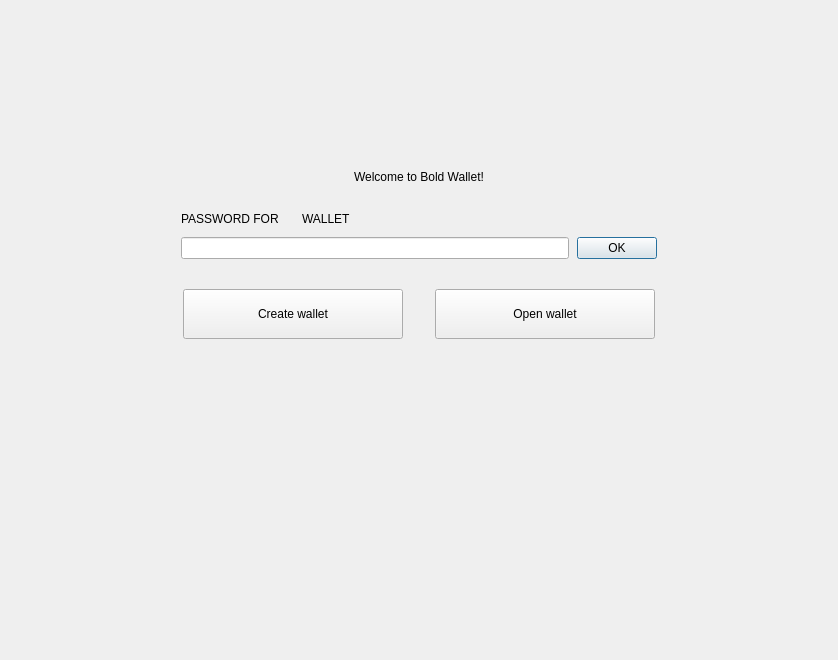
<?xml version="1.0" encoding="UTF-8"?>
<ui version="4.0">
 <class>NoWalletFrame</class>
 <widget class="QFrame" name="NoWalletFrame">
  <property name="geometry">
   <rect>
    <x>0</x>
    <y>0</y>
    <width>838</width>
    <height>660</height>
   </rect>
  </property>
  <property name="windowTitle">
   <string>Frame</string>
  </property>
  <property name="frameShape">
   <enum>QFrame::NoFrame</enum>
  </property>
  <property name="frameShadow">
   <enum>QFrame::Raised</enum>
  </property>
  <layout class="QVBoxLayout" name="verticalLayout">
   <property name="spacing">
    <number>0</number>
   </property>
   <property name="leftMargin">
    <number>0</number>
   </property>
   <property name="topMargin">
    <number>0</number>
   </property>
   <property name="rightMargin">
    <number>0</number>
   </property>
   <property name="bottomMargin">
    <number>0</number>
   </property>
   <item>
    <spacer name="verticalSpacer">
     <property name="orientation">
      <enum>Qt::Vertical</enum>
     </property>
     <property name="sizeType">
      <enum>QSizePolicy::Fixed</enum>
     </property>
     <property name="sizeHint" stdset="0">
      <size>
       <width>20</width>
       <height>170</height>
      </size>
     </property>
    </spacer>
   </item>
   <item alignment="Qt::AlignHCenter">
    <widget class="WalletGui::WalletHeaderLabel" name="m_welcomeLabel">
     <property name="text">
      <string>Welcome to Bold Wallet!</string>
     </property>
    </widget>
   </item>
   <item>
    <spacer name="verticalSpacer_4">
     <property name="orientation">
      <enum>Qt::Vertical</enum>
     </property>
     <property name="sizeType">
      <enum>QSizePolicy::Fixed</enum>
     </property>
     <property name="sizeHint" stdset="0">
      <size>
       <width>20</width>
       <height>25</height>
      </size>
     </property>
    </spacer>
   </item>
   <item alignment="Qt::AlignHCenter">
    <widget class="QFrame" name="m_passwordFrame">
     <property name="minimumSize">
      <size>
       <width>476</width>
       <height>0</height>
      </size>
     </property>
     <property name="maximumSize">
      <size>
       <width>338</width>
       <height>16777215</height>
      </size>
     </property>
     <property name="frameShape">
      <enum>QFrame::NoFrame</enum>
     </property>
     <property name="frameShadow">
      <enum>QFrame::Raised</enum>
     </property>
     <layout class="QVBoxLayout" name="verticalLayout_2">
      <property name="spacing">
       <number>8</number>
      </property>
      <property name="leftMargin">
       <number>0</number>
      </property>
      <property name="topMargin">
       <number>0</number>
      </property>
      <property name="rightMargin">
       <number>0</number>
      </property>
      <property name="bottomMargin">
       <number>0</number>
      </property>
      <item>
       <layout class="QHBoxLayout" name="horizontalLayout_4">
        <item>
         <widget class="QLabel" name="m_passwordTextLabel">
          <property name="sizePolicy">
           <sizepolicy hsizetype="Maximum" vsizetype="Preferred">
            <horstretch>0</horstretch>
            <verstretch>0</verstretch>
           </sizepolicy>
          </property>
          <property name="styleSheet">
           <string notr="true">[errorState=&quot;true&quot;] {
  color: #ef3131;
}</string>
          </property>
          <property name="text">
           <string>PASSWORD FOR</string>
          </property>
         </widget>
        </item>
        <item>
         <widget class="QLabel" name="m_walletNameLabel">
          <property name="text">
           <string/>
          </property>
         </widget>
        </item>
        <item>
         <widget class="QLabel" name="m_walletTextLabel">
          <property name="text">
           <string>WALLET</string>
          </property>
         </widget>
        </item>
        <item>
         <spacer name="horizontalSpacer_4">
          <property name="orientation">
           <enum>Qt::Horizontal</enum>
          </property>
          <property name="sizeHint" stdset="0">
           <size>
            <width>40</width>
            <height>20</height>
           </size>
          </property>
         </spacer>
        </item>
       </layout>
      </item>
      <item>
       <layout class="QHBoxLayout" name="horizontalLayout_5">
        <item>
         <widget class="QLineEdit" name="m_passwordEdit">
          <property name="sizePolicy">
           <sizepolicy hsizetype="Expanding" vsizetype="Fixed">
            <horstretch>0</horstretch>
            <verstretch>0</verstretch>
           </sizepolicy>
          </property>
          <property name="styleSheet">
           <string notr="true">[errorState=&quot;true&quot;] {
  border-color: #ef3131;
}</string>
          </property>
          <property name="echoMode">
           <enum>QLineEdit::Password</enum>
          </property>
         </widget>
        </item>
        <item>
         <widget class="WalletGui::WalletOkButton" name="m_okButton">
          <property name="enabled">
           <bool>true</bool>
          </property>
          <property name="text">
           <string>OK</string>
          </property>
          <property name="default">
           <bool>true</bool>
          </property>
         </widget>
        </item>
       </layout>
      </item>
     </layout>
    </widget>
   </item>
   <item>
    <spacer name="verticalSpacer_2">
     <property name="orientation">
      <enum>Qt::Vertical</enum>
     </property>
     <property name="sizeType">
      <enum>QSizePolicy::Fixed</enum>
     </property>
     <property name="sizeHint" stdset="0">
      <size>
       <width>20</width>
       <height>30</height>
      </size>
     </property>
    </spacer>
   </item>
   <item>
    <layout class="QHBoxLayout" name="horizontalLayout">
     <property name="spacing">
      <number>0</number>
     </property>
     <item>
      <spacer name="horizontalSpacer_2">
       <property name="orientation">
        <enum>Qt::Horizontal</enum>
       </property>
       <property name="sizeHint" stdset="0">
        <size>
         <width>40</width>
         <height>20</height>
        </size>
       </property>
      </spacer>
     </item>
     <item>
      <widget class="WalletGui::WalletLargeBlueButton" name="m_createWalletButton">
       <property name="sizePolicy">
        <sizepolicy hsizetype="Fixed" vsizetype="Fixed">
         <horstretch>0</horstretch>
         <verstretch>0</verstretch>
        </sizepolicy>
       </property>
       <property name="minimumSize">
        <size>
         <width>220</width>
         <height>50</height>
        </size>
       </property>
       <property name="maximumSize">
        <size>
         <width>220</width>
         <height>50</height>
        </size>
       </property>
       <property name="text">
        <string>Create wallet</string>
       </property>
      </widget>
     </item>
     <item>
      <spacer name="horizontalSpacer">
       <property name="orientation">
        <enum>Qt::Horizontal</enum>
       </property>
       <property name="sizeType">
        <enum>QSizePolicy::Fixed</enum>
       </property>
       <property name="sizeHint" stdset="0">
        <size>
         <width>32</width>
         <height>20</height>
        </size>
       </property>
      </spacer>
     </item>
     <item>
      <widget class="WalletGui::WalletLargeBlueButton" name="m_openWalletButton">
       <property name="sizePolicy">
        <sizepolicy hsizetype="Fixed" vsizetype="Fixed">
         <horstretch>0</horstretch>
         <verstretch>0</verstretch>
        </sizepolicy>
       </property>
       <property name="minimumSize">
        <size>
         <width>220</width>
         <height>50</height>
        </size>
       </property>
       <property name="maximumSize">
        <size>
         <width>220</width>
         <height>50</height>
        </size>
       </property>
       <property name="text">
        <string>Open wallet</string>
       </property>
      </widget>
     </item>
     <item>
      <spacer name="horizontalSpacer_3">
       <property name="orientation">
        <enum>Qt::Horizontal</enum>
       </property>
       <property name="sizeHint" stdset="0">
        <size>
         <width>40</width>
         <height>20</height>
        </size>
       </property>
      </spacer>
     </item>
    </layout>
   </item>
   <item>
    <spacer name="verticalSpacer_3">
     <property name="orientation">
      <enum>Qt::Vertical</enum>
     </property>
     <property name="sizeHint" stdset="0">
      <size>
       <width>20</width>
       <height>376</height>
      </size>
     </property>
    </spacer>
   </item>
  </layout>
 </widget>
 <customwidgets>
  <customwidget>
   <class>WalletGui::WalletOkButton</class>
   <extends>QPushButton</extends>
   <header>Gui/Common/WalletOkButton.h</header>
  </customwidget>
  <customwidget>
   <class>WalletGui::WalletHeaderLabel</class>
   <extends>QLabel</extends>
   <header>Gui/Common/WalletTextLabel.h</header>
  </customwidget>
  <customwidget>
   <class>WalletGui::WalletLargeBlueButton</class>
   <extends>QPushButton</extends>
   <header>Gui/Common/WalletBlueButton.h</header>
  </customwidget>
 </customwidgets>
 <resources/>
 <connections>
  <connection>
   <sender>m_okButton</sender>
   <signal>clicked()</signal>
   <receiver>NoWalletFrame</receiver>
   <slot>okClicked()</slot>
   <hints>
    <hint type="sourcelabel">
     <x>498</x>
     <y>266</y>
    </hint>
    <hint type="destinationlabel">
     <x>418</x>
     <y>329</y>
    </hint>
   </hints>
  </connection>
  <connection>
   <sender>m_passwordEdit</sender>
   <signal>textChanged(QString)</signal>
   <receiver>NoWalletFrame</receiver>
   <slot>passwordChanged(QString)</slot>
   <hints>
    <hint type="sourcelabel">
     <x>374</x>
     <y>265</y>
    </hint>
    <hint type="destinationlabel">
     <x>418</x>
     <y>329</y>
    </hint>
   </hints>
  </connection>
  <connection>
   <sender>m_passwordEdit</sender>
   <signal>returnPressed()</signal>
   <receiver>m_okButton</receiver>
   <slot>click()</slot>
   <hints>
    <hint type="sourcelabel">
     <x>374</x>
     <y>265</y>
    </hint>
    <hint type="destinationlabel">
     <x>616</x>
     <y>256</y>
    </hint>
   </hints>
  </connection>
 </connections>
 <slots>
  <signal>createWalletClickedSignal()</signal>
  <signal>openWalletClickedSignal()</signal>
  <slot>okClicked()</slot>
  <slot>passwordChanged(QString)</slot>
 </slots>
</ui>
